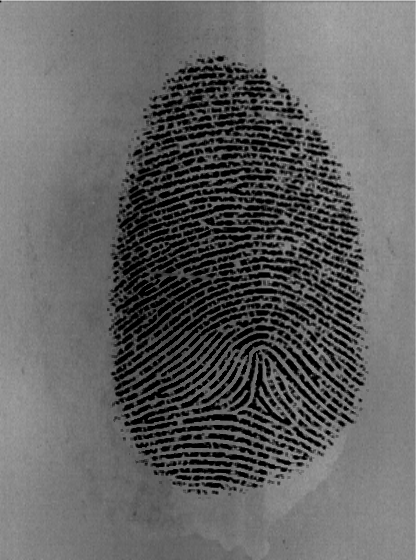
#> input picture References - Sources/Enhancement/gabor_filter_github/test.png, 416 x 560 px, found by its file name
$ python simple_threshold.py
#> lines starting #> are read from the running program, lines starting #| are printed output that depends on the picture; after the words box and inside, x2 and y2 are one past the last pixel; in counts of white or black regions, pixels touching at a corner belong together
import cv2
import numpy as np
from matplotlib import pyplot as plt
image = cv2.imread('test.png',0)
#> image is the input picture: shape (560, 416); min 0, max 206, mean 98.1
kernel= np.ones((1,1), np.uint8)
img = cv2.morphologyEx(image, cv2.MORPH_OPEN, kernel)
ret,thresh1 = cv2.threshold(img,127,255,cv2.THRESH_BINARY)
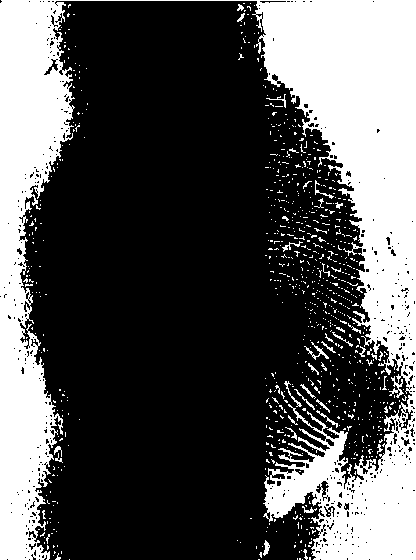
#> thresh1: shape (560, 416); 32.2% white; 814 white regions (778 under 20 px), largest, box (x1, y1, x2, y2) and area: (0, 0, 416, 560) 71018, (304, 342, 329, 360) 102, (284, 381, 302, 407) 71
ret,thresh2 = cv2.threshold(img,127,255,cv2.THRESH_BINARY_INV)
ret,thresh3 = cv2.threshold(img,127,255,cv2.THRESH_TRUNC)
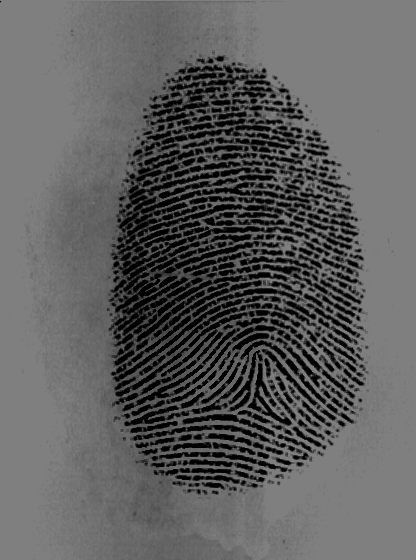
#> thresh3: shape (560, 416); min 0, max 127, mean 94
ret,thresh4 = cv2.threshold(img,127,255,cv2.THRESH_TOZERO)
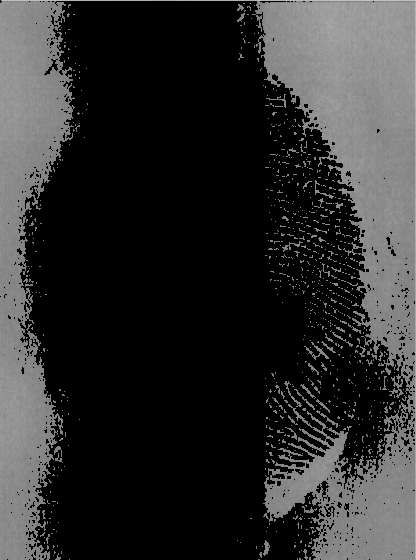
#> thresh4: shape (560, 416); min 0, max 206, mean 45
ret,thresh5 = cv2.threshold(img,127,255,cv2.THRESH_TOZERO_INV)
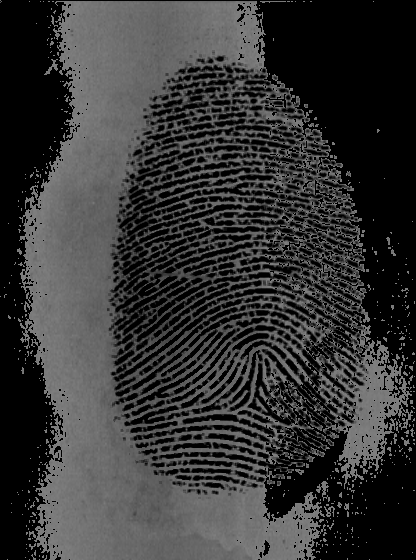
#> thresh5: shape (560, 416); min 0, max 127, mean 53.2
titles = ['Original Image','BINARY','BINARY_INV','TRUNC','TOZERO','TOZERO_INV']
images = [img, thresh1, thresh2, thresh3, thresh4, thresh5]
thresh2[thresh2 == 255] = 1
print(thresh2)
#> (printed output is left out)
cv2.imwrite("result.bmp",thresh2)
for i in xrange(6):
    plt.subplot(2,3,i+1),plt.imshow(images[i],'gray')
    plt.title(titles[i])
    plt.xticks([]),plt.yticks([])
plt.show()
